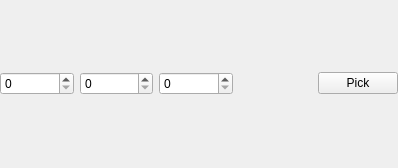
<?xml version="1.0" encoding="UTF-8"?>
<ui version="4.0">
 <class>colorWidget</class>
 <widget class="QWidget" name="colorWidget">
  <property name="geometry">
   <rect>
    <x>0</x>
    <y>0</y>
    <width>398</width>
    <height>168</height>
   </rect>
  </property>
  <property name="windowTitle">
   <string>Color Widget</string>
  </property>
  <layout class="QGridLayout" name="gridLayout">
   <property name="leftMargin">
    <number>0</number>
   </property>
   <property name="topMargin">
    <number>0</number>
   </property>
   <property name="rightMargin">
    <number>0</number>
   </property>
   <property name="bottomMargin">
    <number>0</number>
   </property>
   <item row="0" column="0">
    <layout class="QHBoxLayout" name="horizontalLayout">
     <item>
      <widget class="QSpinBox" name="redSB">
       <property name="maximum">
        <number>255</number>
       </property>
      </widget>
     </item>
     <item>
      <widget class="QSpinBox" name="greenSB">
       <property name="maximum">
        <number>255</number>
       </property>
      </widget>
     </item>
     <item>
      <widget class="QSpinBox" name="blueSB">
       <property name="maximum">
        <number>255</number>
       </property>
      </widget>
     </item>
     <item>
      <widget class="QWidget" name="colorPreview" native="true">
       <property name="minimumSize">
        <size>
         <width>40</width>
         <height>0</height>
        </size>
       </property>
      </widget>
     </item>
     <item>
      <widget class="QPushButton" name="pickColorPB">
       <property name="text">
        <string>Pick</string>
       </property>
      </widget>
     </item>
    </layout>
   </item>
  </layout>
 </widget>
 <resources/>
 <connections/>
</ui>
